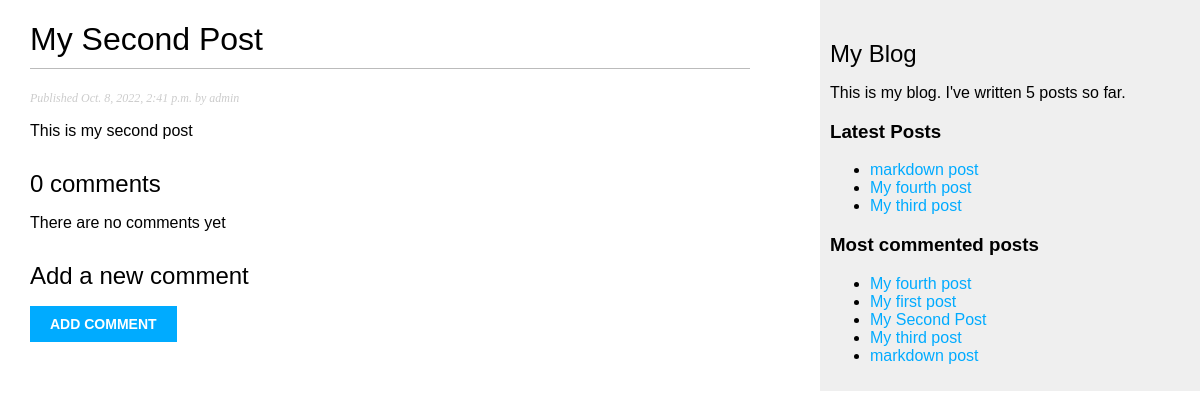
Page /blog/2022/10/8/my-second-post/ on the committed database.
### blog/models.py (models this page shows, shortened)
class Post(models.Model):
    STATIC_CHOICES = (
        ('draft','Draft'),
        ('published','Published')
    )
    title = models.CharField(max_length=250)
    slug = models.SlugField(max_length=250,unique_for_date='publish')
    author = models.ForeignKey(User,on_delete=models.CASCADE,related_name='blog_posts')
    body = models.TextField()
    publish = models.DateTimeField(default=timezone.now)
    created = models.DateTimeField(auto_now_add=True)
    updated = models.DateTimeField(auto_now=True)
    status = models.CharField(max_length=10,choices=STATIC_CHOICES,default='draft')
    objects = models.Manager() # the default manager
    published = PublishedManager() # our custom manager
    tags = TaggableManager()
    class Meta:
        ordering = ('-publish',)
    def get_absolute_url(self):
        return reverse(
            'blog:post_detail',
            args=[
                self.publish.year,
                self.publish.month,
                self.publish.day,
                self.slug
            ]
        )

### blog/views.py (the view, shortened to what this page needs)
def post_detail(request,year,month,day,post):
    post = get_object_or_404(
        Post,
        slug=post,
        status='published',
        publish__year=year,
        publish__month=month,
        publish__day=day
    )
    comments = post.comments.filter(active=True)
    new_comment = None
    comment_form = None
    context = {
        'post': post,
        'comments': comments,
        'new_comment': new_comment,
        'comment_form': comment_form
    }
    template = 'blog/post/detail.html'
    return render(request,template,context)

### blog/models.py (called while the page is built)
    def get_queryset(self):
        return super(PublishedManager,self).get_queryset().filter(status='published')

### blog/templatetags/blog_tags.py (called while the page is built)
@register.filter(name='markdown')
def markdown_format(text):
    return mark_safe(markdown.markdown(text))

@register.simple_tag
def total_posts():
    return Post.published.count()

@register.inclusion_tag('blog/post/latest_posts.html')
def show_latest_posts(count=3):
    latest_posts = Post.published.order_by('-publish')[:count]
    return {'latest_posts': latest_posts}

@register.simple_tag
def get_most_commented_posts(count=5):
    return Post.published.annotate(
        total_comments=Count('comments')
    ).order_by('-total_comments')[:count]

### blog/templates/blog/post/detail.html (shortened to what this page needs)
{% extends "blog/base.html" %}
{% load blog_tags %}
{% block content %}
    <h1>{{ post.title }}</h1>
    <p class="date">
        Published {{ post.publish }} by {{ post.author }}
    </p>
    {{ post.body|markdown }}
    {% with comments.count as total_comments %}
        <h2>
            {{ total_comments }} comment{{ total_comments|pluralize }}
        </h2>
    {% endwith %}
    {% for comment in comments %}
        <div class="comment">
            <p class="info">
                Comment {{ forloop.counter }} by {{ comment.name }}
                {{ comment.created }}
            </p>
            {{ comment.body|linebreaks }}
        </div>
        {% empty %}
        <p>There are no comments yet</p>
    {% endfor %}
    {% if new_comment %}
        <h2>Your comment has been added.</h2>
    {% else %}
        <h2>Add a new comment</h2>
        <form method="POST">
            <p><input type="submit" value="Add comment"></p>
        </form>
    {% endif %}
{% endblock %}

### blog/templates/blog/base.html (shortened to what this page needs)
{% load blog_tags %}
{% load static %}
<!DOCTYPE html>
<html>
<head>
    <link href="{% static 'css/blog.css' %}" rel="stylesheet">
</head>
<body>
    <div id="content">
        {% block content %}
        {% endblock %}
    </div>
    <div id="sidebar">
        <h2>My Blog</h2>
        <p>This is my blog. I've written {% total_posts %} posts so far.</p>
        <h3>Latest Posts</h3>
        {% show_latest_posts %}
        <h3>Most commented posts</h3>
        {% get_most_commented_posts as most_commented_posts %}
        <ul>
            {% for post in most_commented_posts %}
                <li>
                    <a href="{{ post.get_absolute_url }}">{{ post.title }}</a>
                </li>
            {% endfor %}
        </ul>
    </div>
</body>
</html>

### blog/templates/blog/post/latest_posts.html
<ul>
    {% for post in latest_posts %}
        <li>
            <a href="{{ post.get_absolute_url }}">{{ post.title }}</a>
        </li>
    {% endfor %}
</ul>

### blog/static/css/blog.css (style rules this page uses)
body { margin:0; padding:0; font-family:helvetica, sans-serif; }
a { color:#00abff; text-decoration:none; }
h1 { font-weight:normal; border-bottom:1px solid #bbb; padding:0 0 10px 0; }
h2 { font-weight:normal; margin:30px 0 0; }
#content { float:left; width:60%; padding:0 0 0 30px; }
#sidebar { float:right; width:30%; padding:10px; background:#efefef; height:100%; }
p.date { color:#ccc; font-family: georgia, serif; font-size: 12px; font-style: italic; }
input, textarea { clear:both; float:left; margin:0 0 10px; background:#ededed; border:0; padding:6px 10px; font-size:12px; }
input[type=submit] { font-weight:bold; background:#00abff; color:#fff; padding:10px 20px; font-size:14px; text-transform:uppercase; }

### rows in the picture
Post: title "My Second Post", publish "Oct. 8, 2022, 2:41 p.m.", author "admin", body "This is my second post"
Post: title "markdown post"
Post: title "My fourth post"
Post: title "My third post"
Post: title "My first post"

### other values in the picture
{{ total_comments }} "0"
